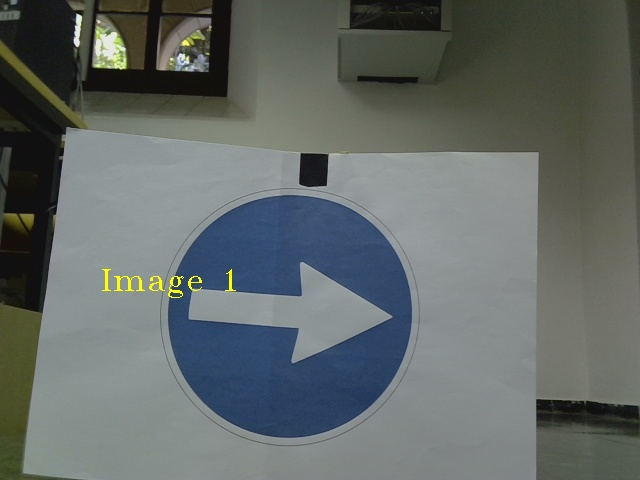
#> input picture src/rubot_projects/photos/photo3_hw.jpg, 640 x 480 px
$ python -i TrafficSignalsDetection.py   (imports and definitions only)
#> lines starting #> are read from the running program, lines starting #| are printed output that depends on the picture; after the words box and inside, x2 and y2 are one past the last pixel; in counts of white or black regions, pixels touching at a corner belong together
#> further down, picture is the input picture: shape (480, 640, 3); mean B, G, R 102.7, 104.7, 98
#!/usr/bin/env python3
import cv2
import numpy as np


def signal_detected(photo):
    image = cv2.imread(photo)
    cv2.imshow('Signal',image)
    signal = "left"
    return signal

def find_arrow_direction(image):
    # Convert to grayscale
    gray = cv2.cvtColor(image, cv2.COLOR_BGR2GRAY)
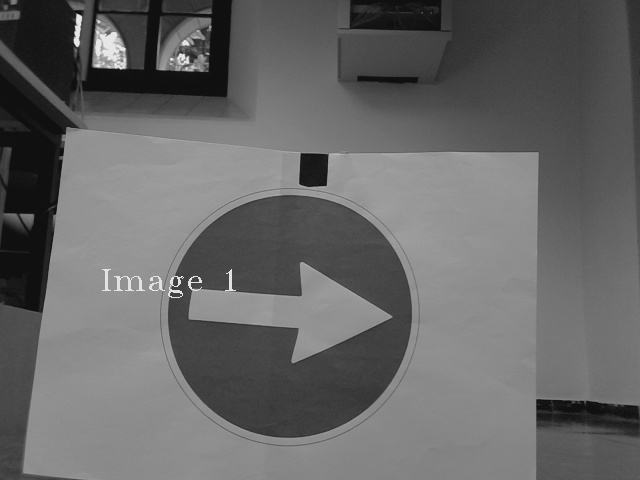
#> gray: shape (480, 640); min 11, max 235, mean 102.5

    # Apply edge detection
    gaussian = cv2.GaussianBlur(gray, (3, 3), 1)
    edges = cv2.Canny(gaussian, 150, 180)
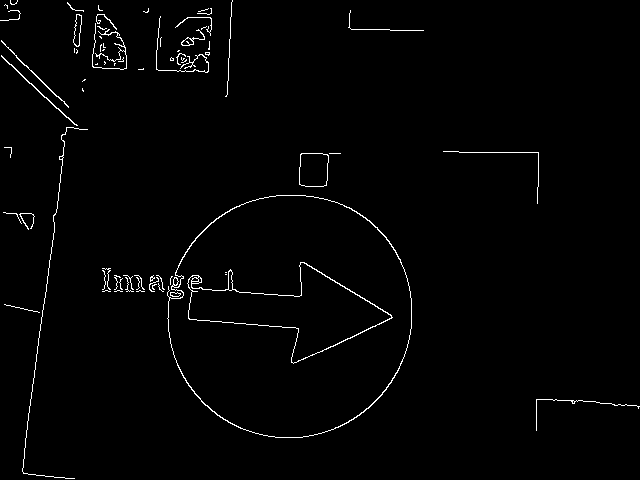
#> edges: shape (480, 640); 1.5% white in thin lines or dots
    #plt.imshow(edges, cmap='gray')
    #plt.show()

    # Find contours
    contours, _ = cv2.findContours(edges, cv2.RETR_TREE, cv2.CHAIN_APPROX_SIMPLE)
#> contours = 90 contours, 72 with area under 20; largest, box (x1, y1, x2, y2) and area: (167, 195, 412, 438) 46598, (167, 195, 412, 438) 46354, (187, 262, 393, 364) 8592, (187, 262, 392, 364) 8358, (299, 153, 329, 187) 898

    # Assume the largest contour is the arrow
    arrow_contour = max(contours, key=cv2.contourArea)
#> arrow_contour = contour of 378 points, box (x1, y1, x2, y2) (167, 195, 412, 438), area 46598

    # Find the bounding rectangle for the largest contour
    x, y, w, h = cv2.boundingRect(arrow_contour)
#> x = 167; y = 195; w = 245; h = 243

    # Draw the bounding rectangle
    #cv2.rectangle(image, (x, y), (x + w, y + h), (0, 255, 0), 2)
    #plt.imshow(image)
    #plt.show()

    # Calculate the center of the arrow
    center = (x + w // 2, y + h // 2)
#> center = (289, 316)

    # Determine direction based on the geometry of the arrow
    # Find the center of mass of the arrow
    M = cv2.moments(arrow_contour)
#> M = moments, m00 46598.5, centre m10/m00, m01/m00 = (289.9, 315.4)
    cx = int(M['m10']/M['m00'])
#> cx = 289
    cy = int(M['m01']/M['m00'])
#> cy = 315

    # Determine if the arrow is primarily horizontal or vertical
    if w > h:
        # Horizontal arrow
        direction = 'left' if cx < center[0] else 'right'
#> direction = 'right'
    else:
        # Vertical arrow
        direction = 'up' if cy < center[1] else 'down'

    return direction

def find_ROI(image_path):
    src = cv2.imread(image_path)

    gray = cv2.cvtColor(src, cv2.COLOR_BGR2GRAY)
    img = cv2.medianBlur(gray, 7)

    gaussian = cv2.GaussianBlur(img, (5, 5), 1.5)
    canny = cv2.Canny(gaussian, 150, 180)

    circles = cv2.HoughCircles(canny, cv2.HOUGH_GRADIENT, 1, 100, param1=100, param2=30, minRadius=0, maxRadius=600)

    if circles is not None:
        for x, y, r in circles[0]:
            #cv2.circle(src, (int(x), int(y)), int(r), (0, 0, 255), 2, cv2.LINE_AA)
            if int(y-r) < 0 or int(x-r) < 0:
                crop_img = src[0:int(y+r), 0:int(x+r)]
            else:
                crop_img = src[int(y-r):int(y+r), int(x-r):int(x+r)]
    return crop_img


# [16 lines not run here, left out]


>>> import cv2
>>> picture = cv2.imread('../photos/photo3_hw.jpg')
>>> result = find_arrow_direction(picture)
#> result = 'right'

$ run again, on src/rubot_projects/photos/photo3_hw_2.jpg
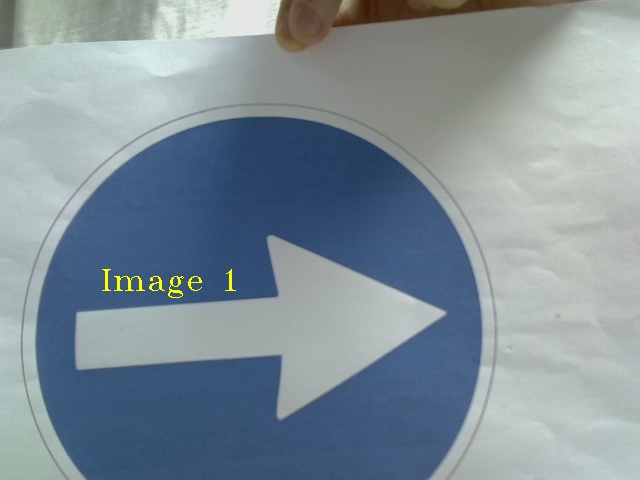
#> input picture src/rubot_projects/photos/photo3_hw_2.jpg, 640 x 480 px
#> picture is the input picture: shape (480, 640, 3); mean B, G, R 153.1, 143.6, 129
#> in find_arrow_direction, `gray = cv2.cvtColor(image, cv2.COLOR_BGR2GRAY)`:
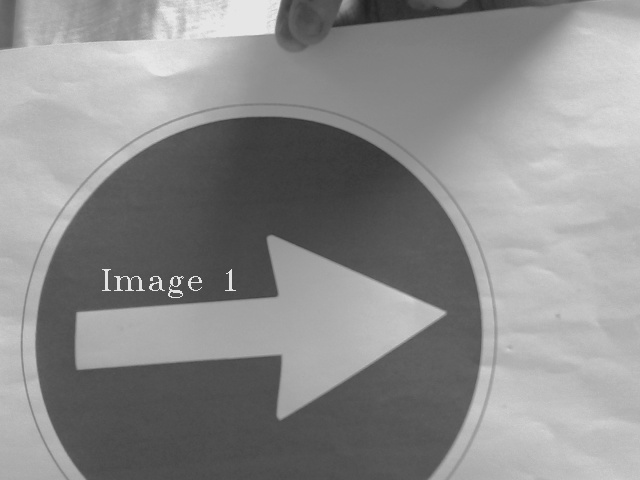
#> gray: shape (480, 640); min 32, max 234, mean 140.3
#> in find_arrow_direction, `edges = cv2.Canny(gaussian, 150, 180)`:
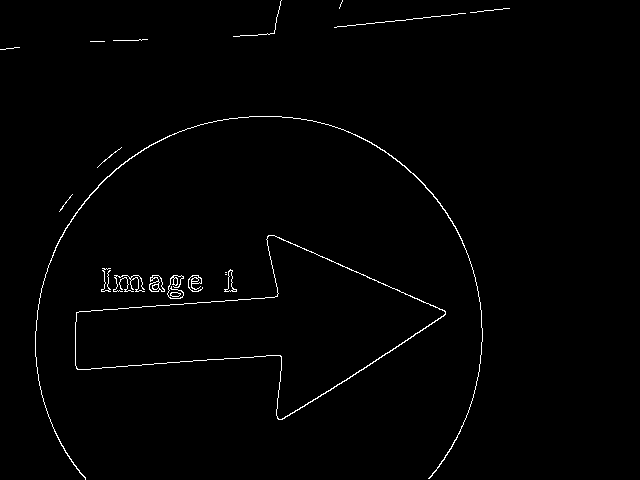
#> edges: shape (480, 640); 1.1% white in thin lines or dots, all inside (x1, y1, x2, y2) = (0, 0, 510, 480)
#> contours = 32 contours, 17 with area under 20; largest, box (x1, y1, x2, y2) and area: (75, 235, 446, 420) 27928, (75, 235, 446, 420) 27772, (35, 116, 483, 480) 248, (149, 275, 165, 292) 154, (224, 269, 237, 292) 88
#> arrow_contour = contour of 381 points, box (x1, y1, x2, y2) (75, 235, 446, 420), area 27928
#> x = 75; y = 235; w = 371; h = 185
#> center = (260, 327)
#> M = moments, m00 27928.5, centre m10/m00, m01/m00 = (267.7, 326.8)
#> cx = 267
#> cy = 326
#> direction = 'right'

$ run again, on src/rubot_projects/photos/photo3_hw_launch_1.jpg
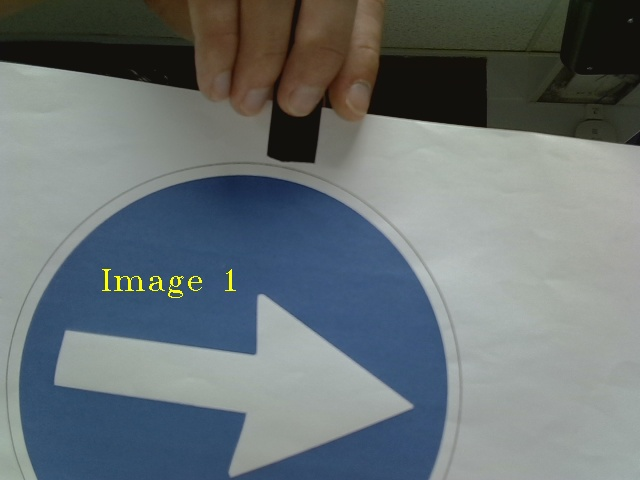
#> input picture src/rubot_projects/photos/photo3_hw_launch_1.jpg, 640 x 480 px
#> picture is the input picture: shape (480, 640, 3); mean B, G, R 116.5, 114, 105.1
#> in find_arrow_direction, `gray = cv2.cvtColor(image, cv2.COLOR_BGR2GRAY)`:
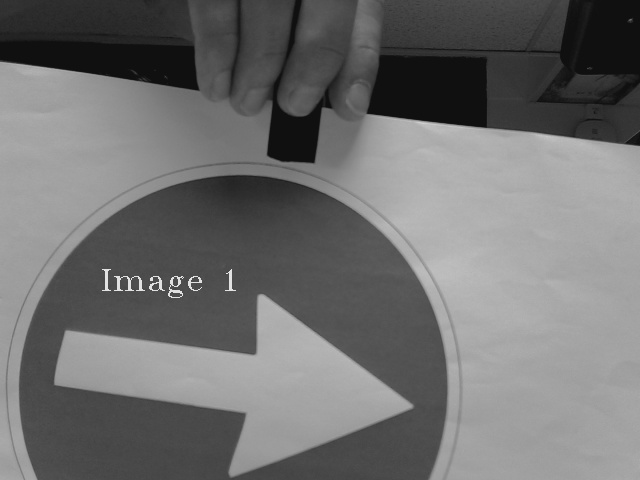
#> gray: shape (480, 640); min 10, max 232, mean 111.6
#> in find_arrow_direction, `edges = cv2.Canny(gaussian, 150, 180)`:
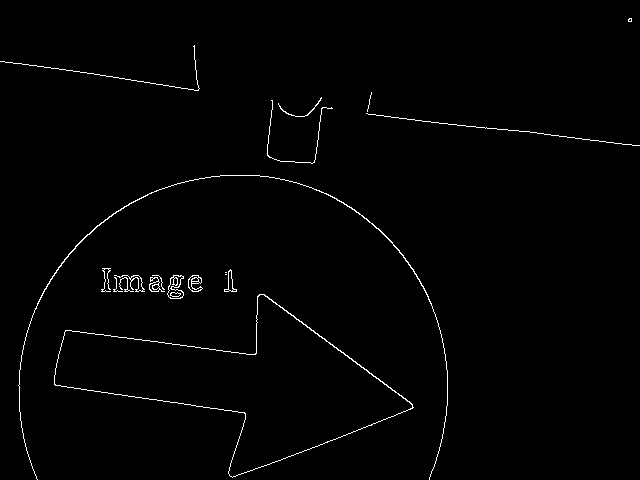
#> edges: shape (480, 640); 1.1% white in thin lines or dots
#> contours = 37 contours, 19 with area under 20; largest, box (x1, y1, x2, y2) and area: (54, 294, 414, 478) 27030, (54, 294, 413, 478) 26910, (167, 275, 184, 299) 248, (167, 275, 184, 299) 204, (18, 175, 448, 480) 182
#> arrow_contour = contour of 397 points, box (x1, y1, x2, y2) (54, 294, 414, 478), area 27030
#> x = 54; y = 294; w = 360; h = 184
#> center = (234, 386)
#> M = moments, m00 27029.5, centre m10/m00, m01/m00 = (242.4, 383.4)
#> cx = 242
#> cy = 383
#> direction = 'right'
